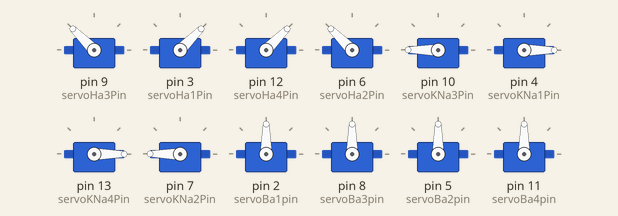
A sketch run on a simulated Arduino Uno, built with avr-gcc and run on an emulated ATmega328P. Shown: 12 × servo. What the sketch prints to the serial monitor is not drawn.

Above: at 4.7 s.
At 9.7 s:
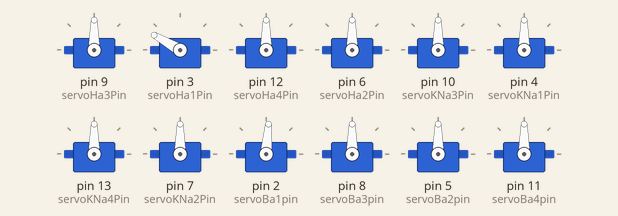
At 11.3 s:
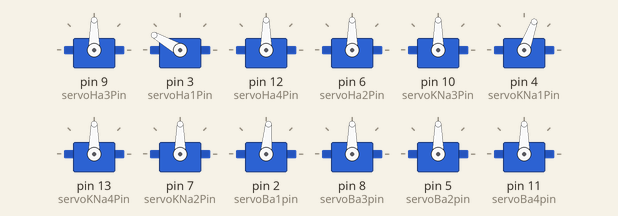
At 13.4 s:
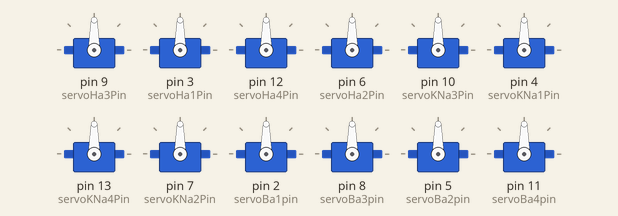
At 25.52 s:
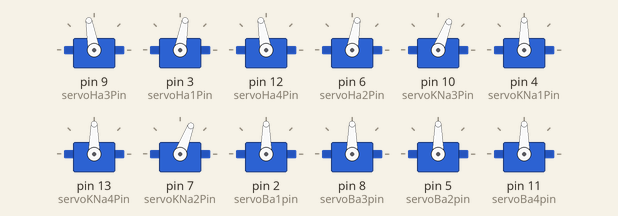
At 38.63 s:
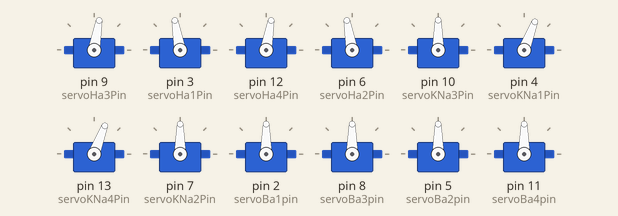
Timing chart, 0 to 40.0 s (numbered marks = the images above):
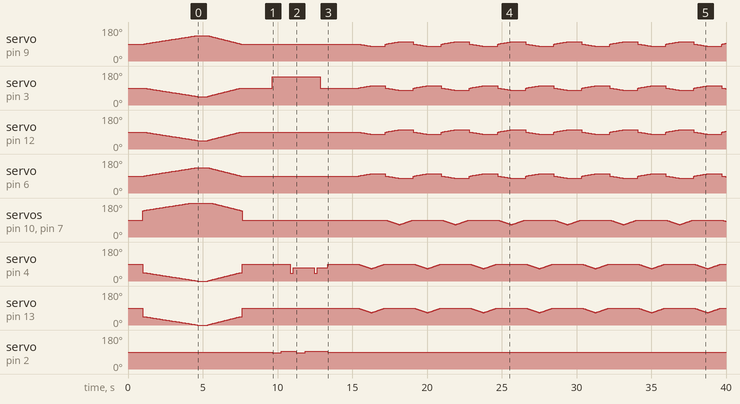

The sketch:

Quadruped_robot_loop.ino
```cpp
#include <Servo.h>

Servo servoBa1;
Servo servoBa2;
Servo servoBa3;
Servo servoBa4;

Servo servoHa1;
Servo servoHa2;
Servo servoHa3;
Servo servoHa4;

Servo servoKNa1;
Servo servoKNa2;
Servo servoKNa3;
Servo servoKNa4;

const int servoBa1pin = 2;   //front right
const int servoBa2pin = 5;   //front left
const int servoBa3pin = 8;   //back right
const int servoBa4pin = 11;  //back left

const int servoHa1Pin = 3;   // Front Right
const int servoHa2Pin = 6;   // front left
const int servoHa3Pin = 9;   // back right
const int servoHa4Pin = 12;  // back Left

const int servoKNa1Pin = 4;   // Front Right
const int servoKNa2Pin = 7;   // front left
const int servoKNa3Pin = 10;  // back right
const int servoKNa4Pin = 13;  // back Left

// ADJUSTED CONFIGURATION FOR SMALLER ANGLES AND SMOOTHNESS
const int stepDelay = 15;     // Small delay per micro-step for smooth speed transitions
const int liftAngle = 25;     // REDUCED: Lower knee lift to prevent excessive leg shaking
const int swingAngle = 12;    // REDUCED: Shorter hip stride to keep movements small and balanced
const int microSteps = 60;    // Added loop resolution for ultra-smooth sub-degree calculations

/**************** SET ALL SERVOS TO 90° ****************/
void Set() {
  // Body servos
  servoBa1.write(90);
  servoBa3.write(90);
  servoBa2.write(90);
  servoBa4.write(90);

  // Hip servos
  servoHa3.write(90);
  servoHa1.write(90);
  servoHa4.write(90);
  servoHa2.write(90);

  // Knee servos
  servoKNa3.write(90);
  servoKNa1.write(90);
  servoKNa4.write(90);
  servoKNa2.write(90);

  delay(500);
}

/****************sit*****************/
void Sit() {
  for (int i = 90; i >= 45; i--) {
    // Left pair
    servoHa1.write(i);
    servoHa4.write(i);
    servoKNa1.write(i - 45);
    servoKNa4.write(i - 45);

    // Right pair
    servoHa3.write(180 - i);
    servoHa2.write(180 - i);
    servoKNa3.write(230 - i);
    servoKNa2.write(230 - i);

    delay(80);
  }
  delay(60);
}

/******************stand robot********************/
void Stand() {
  for (int i = 45; i <= 90; i++) {
    // Left pair
    servoHa1.write(i);
    servoHa4.write(i);
    servoKNa1.write(i - 45);
    servoKNa4.write(i - 45);

    // Right pair
    servoHa3.write(180 - i);
    servoHa2.write(180 - i);
    servoKNa3.write(230 - i);
    servoKNa2.write(230 - i);

    delay(50);
  }
  delay(50);
  Set();
}

/**************** REDUCED ANGLE & ULTRA-SMOOTH WALK FORWARD ******************/
void walkForward() {
  for (int step = 0; step < 10; step++) {

    //---------------- STEP 1: Micro-Lift Pair A & Micro-Swing Hips ----------------//
    for (int i = 0; i <= microSteps; i++) {
      int progressKN = map(i, 0, microSteps, 0, liftAngle);
      int progressHA = map(i, 0, microSteps, 0, swingAngle);

      // Smooth vertical lift (Front Right + Back Left)
      servoKNa1.write(90 - progressKN);
      servoKNa4.write(90 - progressKN);

      // Smooth micro hip movement
      servoHa1.write(90 + progressHA);
      servoHa4.write(90 - progressHA);
      servoHa2.write(90 + progressHA);
      servoHa3.write(90 - progressHA);

      delay(stepDelay);
    }

    //---------------- STEP 2: Ground Pair A Smoothly ----------------//
    for (int i = microSteps; i >= 0; i--) {
      int progressKN = map(i, 0, microSteps, 0, liftAngle);
      servoKNa1.write(90 - progressKN);
      servoKNa4.write(90 - progressKN);
      delay(stepDelay);
    }

    //---------------- STEP 3: Micro-Lift Pair B & Micro-Swing Hips Opposite ----------------//
    for (int i = 0; i <= microSteps; i++) {
      int progressKN = map(i, 0, microSteps, 0, liftAngle);
      int progressHA = map(i, 0, microSteps, 0, swingAngle);

      // Smooth vertical lift (Front Left + Back Right)
      servoKNa2.write(90 - progressKN);
      servoKNa3.write(90 - progressKN);

      // Smooth micro hip movement opposite direction
      servoHa2.write(90 - progressHA);
      servoHa3.write(90 + progressHA);
      servoHa1.write(90 - progressHA);
      servoHa4.write(90 + progressHA);

      delay(stepDelay);
    }

    //---------------- STEP 4: Ground Pair B Smoothly ----------------//
    for (int i = microSteps; i >= 0; i--) {
      int progressKN = map(i, 0, microSteps, 0, liftAngle);
      servoKNa2.write(90 - progressKN);
      servoKNa3.write(90 - progressKN);
      delay(stepDelay);
    }
  }
  delay(30);
}

/**************** REDUCED ANGLE & ULTRA-SMOOTH WALK BACKWARD ****************/
void walkBackward() {
  for (int step = 0; step < 10; step++) {

    //---------------- STEP 1: Micro-Lift Pair A & Micro-Swing Hips Backwards ----------------//
    for (int i = 0; i <= microSteps; i++) {
      int progressKN = map(i, 0, microSteps, 0, liftAngle);
      int progressHA = map(i, 0, microSteps, 0, swingAngle);

      servoKNa1.write(90 - progressKN);
      servoKNa4.write(90 - progressKN);

      servoHa1.write(90 - progressHA);
      servoHa4.write(90 + progressHA);
      servoHa2.write(90 - progressHA);
      servoHa3.write(90 + progressHA);

      delay(stepDelay);
    }

    //---------------- STEP 2: Ground Pair A Smoothly ----------------//
    for (int i = microSteps; i >= 0; i--) {
      int progressKN = map(i, 0, microSteps, 0, liftAngle);
      servoKNa1.write(90 - progressKN);
      servoKNa4.write(90 - progressKN);
      delay(stepDelay);
    }

    //---------------- STEP 3: Micro-Lift Pair B & Micro-Swing Hips Opposite Backwards ----------------//
    for (int i = 0; i <= microSteps; i++) {
      int progressKN = map(i, 0, microSteps, 0, liftAngle);
      int progressHA = map(i, 0, microSteps, 0, swingAngle);

      servoKNa2.write(90 - progressKN);
      servoKNa3.write(90 - progressKN);

      servoHa2.write(90 + progressHA);
      servoHa3.write(90 - progressHA);
      servoHa1.write(90 + progressHA);
      servoHa4.write(90 - progressHA);

      delay(stepDelay);
    }

    //---------------- STEP 4: Ground Pair B Smoothly ----------------//
    for (int i = microSteps; i >= 0; i--) {
      int progressKN = map(i, 0, microSteps, 0, liftAngle);
      servoKNa2.write(90 - progressKN);
      servoKNa3.write(90 - progressKN);
      delay(stepDelay);
    }
  }
  delay(30);
}

/*****************right move**********************/
void Rightmove() {
  for (int step = 0; step < 5; step++) {
 //
    //---------------- STEP 1 ----------------//
    for (int i = 70; i <= 110; i++) {
   //
      servoBa1.write(90);
      servoBa2.write(i);
      servoKNa1.write(i);
      servoBa3.write(180 - i);
      servoBa4.write(90);

      delay(50);
    }
    for (int i = 110; i >= 70; i--) {
   //
      servoBa1.write(90);
      servoBa2.write(i);
      servoKNa1.write(i);
      servoBa3.write(180 - i);
      servoBa4.write(90);

      delay(50);
    }
    delay(40);
  }
}

/************************left move***************/
void Leftmove() {
  for (int step = 0; step < 5; step++) {
 //
    //---------------- STEP 1 ----------------//
    for (int i = 110; i >= 70; i--) {
   //
      servoBa2.write(90);
      servoBa1.write(i);
      servoKNa2.write(i);
      servoBa4.write(180 - i);
      servoBa3.write(90);

      delay(80);
    }
    delay(40);

    for (int i = 70; i <= 110; i++) {
   //
      servoBa2.write(90);
      servoBa1.write(i);
      servoKNa3.write(i);
      servoBa4.write(180 - i);
      servoBa3.write(90);

      delay(80);
    }
    delay(40);
  }
}

/*******************hand shake*****************/
void Handshake() {
  servoBa3.write(90);   servoBa2.write(90);   servoBa4.write(90);
  servoHa3.write(90);   servoHa4.write(90);   servoHa2.write(90);
  servoKNa3.write(90);  servoKNa4.write(90);  servoKNa2.write(90);

  for (int i = 0; i < 2; i++) {
    servoHa1.write(150); // Reduced sweep angle from 150
    servoBa1.write(85);
    delay(600);

    servoBa1.write(95);
    delay(600);

    servoKNa1.write(40); // Reduced knee sweep angle
    delay(200);

    servoKNa1.write(70);
    delay(200);
    servoHa1.write(90);
  }
  delay(500);
  Set();
}

/***********************Setup**************************/
void setup() {
  Serial.begin(115200);

  servoHa3.attach(servoHa3Pin);
  servoHa1.attach(servoHa1Pin);
  servoHa4.attach(servoHa4Pin);
  servoHa2.attach(servoHa2Pin);

  servoKNa3.attach(servoKNa3Pin);
  servoKNa1.attach(servoKNa1Pin);
  servoKNa4.attach(servoKNa4Pin);
  servoKNa2.attach(servoKNa2Pin);

  servoBa1.attach(servoBa1pin);
  servoBa3.attach(servoBa3pin);
  servoBa2.attach(servoBa2pin);
  servoBa4.attach(servoBa4pin);

  Set();
  Serial.println("Quadruped Robot Started");
}

/***********************Loop **************************/
void loop() {
  delay(500);

  Sit();
  delay(500);

  Stand();
  delay(500);

  Set();
  delay(500);

  Handshake();
  delay(500);

  Set();
  delay(500);

  walkForward();
  delay(500);

  Set();
  delay(500);

  walkBackward();
  delay(500);

  Set();
  delay(500);

  Leftmove();
  delay(500);

  Set();
  delay(500);

  Rightmove();
  delay(500);

  Set();
  delay(500);
}
 
```

Measured:
- by itself, servo on pin 2 (servoBa1pin): 90° → 85° at 9.6 s, → 95° 0.60 s later, → 85° 1.0 s later, → 95° 0.60 s later, … (5 changes in this stretch)
